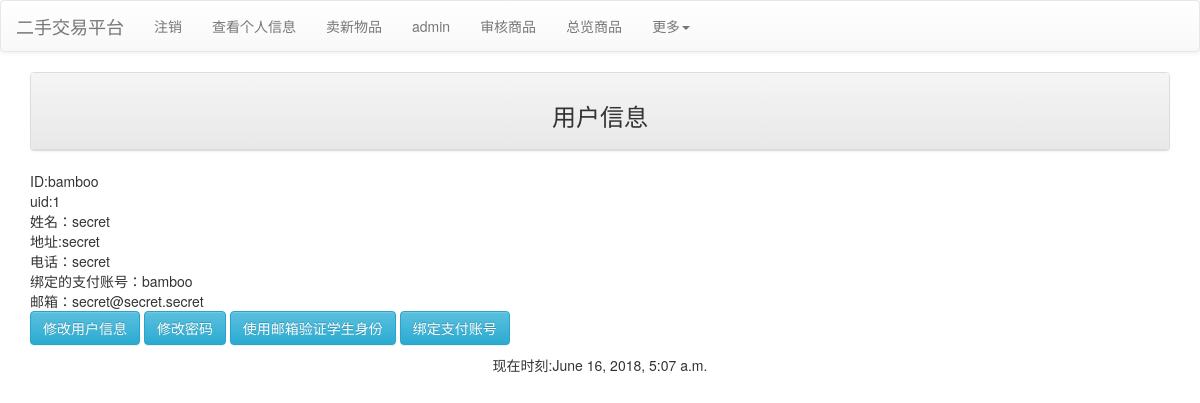
Before: /userinfo (signed in) with the older database file.
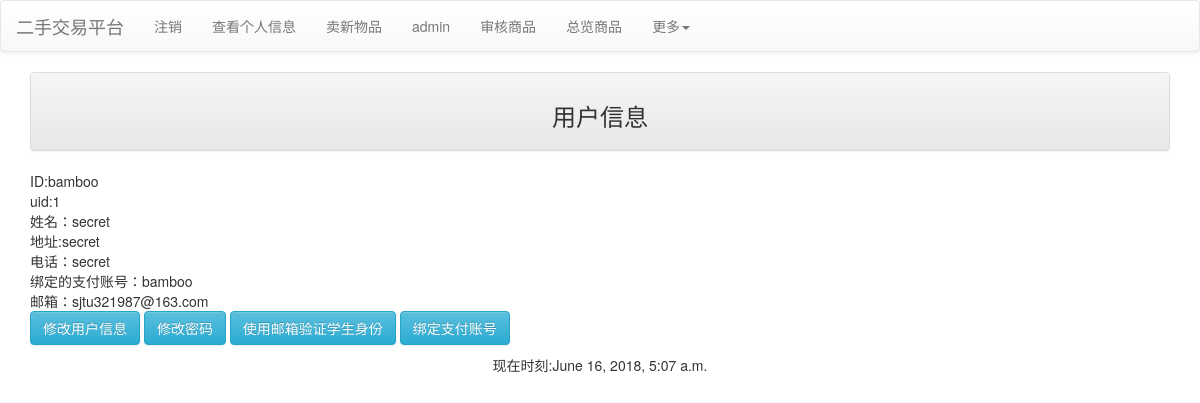
After: the same page with the newer database file.
### mainsite/models.py (models this page shows, shortened)
class Profile(models.Model):
    user = models.OneToOneField(User, on_delete=models.CASCADE)
    sex = models.IntegerField(default = 0)
    full_name = models.CharField(max_length=32, null=True, blank=True)
    phone = models.CharField(max_length=15, null=True, blank=True)
    address = models.CharField(max_length=256, null=True, blank=True)
    BoundPayment = models.CharField(max_length=32, null=True, blank=True)
    usertype = models.IntegerField(default=0)
    email = models.EmailField(null=True, blank=True)
    email_binding = models.EmailField(null=True, blank=True)
    email_binding_key = models.CharField(max_length=4, null=True, blank=True)
    pay_binding = models.CharField(max_length=32, null=True, blank=True)
    pay_binding_key = models.CharField(max_length=4, null=True, blank=True)

### mainsite/views.py (the view)
# urls.py: path('userinfo',views.userinfo),
@login_required(login_url='/login/')
def userinfo(request):
    TheTimeOfNow = datetime.now()
    messages.get_messages(request)
    if request.user.is_authenticated:
        username = request.user.username
        userinfo = models.Profile.objects.get(user = request.user)
        profile_cur = models.Profile.objects.get(user=request.user)
    return render(request, 'userinfo.html', locals())

### templates/userinfo.html (shortened to what this page needs)
{% extends "base.html" %}
{% block content %}
<div class="container">
    <div class="row">
        <div class="col-md-12">
            <div class="panel panel-default">
                <div class="panel-heading" align="center">
                    <h3>用户信息</h3>
                </div>
            </div>
        </div>
    </div>
    <p>
        ID:{{ userinfo.user.username }}
        <br />
        uid:{{ userinfo.user.id }}
        <br />
        姓名：{{ userinfo.full_name }}
        <br />
        地址:{{ userinfo.address }}
        <br />
        电话：{{ userinfo.phone }}
        <br />
        {% if userinfo.BoundPayment %}绑定的支付账号：{{ userinfo.BoundPayment }}
        {% else %}尚未绑定支付账号
        {% endif %}
        <br />
        {% if userinfo.email %}邮箱：{{ userinfo.email }}
        {% else %}尚未验证身份
        {% endif %}
        <br />
        <a href="/profile_modify" class="btn btn-info">修改用户信息</a>
        <a href="/change_password" class="btn btn-info">修改密码</a>
        <a href="/college_authenticate" class="btn btn-info">使用邮箱验证学生身份</a>
        <a href="/bind_payment" class="btn btn-info">绑定支付账号</a>
    </p>
</div>
{% endblock %}

Changed rows visible on the page:
changed Profile "secret": email "secret@secret.secret" → "sjtu321987@163.com"
